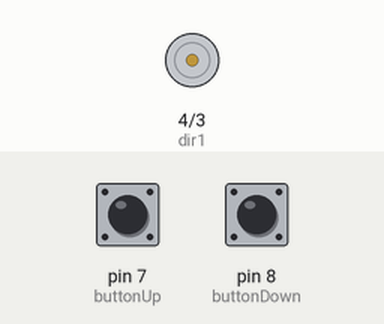
A sketch run on a simulated Arduino Uno, built with avr-gcc and run on an emulated ATmega328P. Shown: motor-driver pin pairs drawn as motors (green arrow = first pin HIGH = forward, orange = second pin HIGH = backward, longer = more drive, scaled by the enable pin). The test bench sets the inputs (shaded band); at power-on: pin 7 (buttonUp) HIGH, pin 8 (buttonDown) HIGH. What the sketch prints to the serial monitor is not drawn.

Above: at 1.2 s.
1.3 s: pin 7 (buttonUp) pulled LOW for 0.15 s
At 2.1 s:
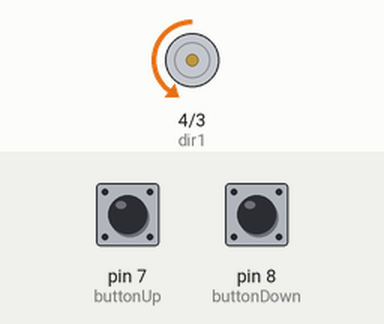
2.9 s: pin 8 (buttonDown) pulled LOW for 0.15 s
At 3.3 s:
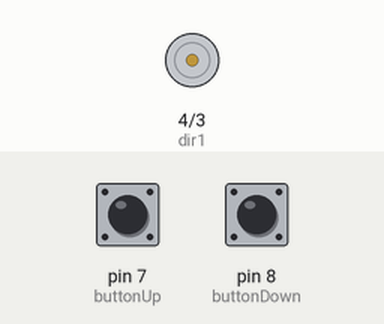
4.5 s: pin 8 (buttonDown) pulled LOW for 1 s
7.0 s: pin 7 (buttonUp) pulled LOW for 1 s
At 8.4 s:
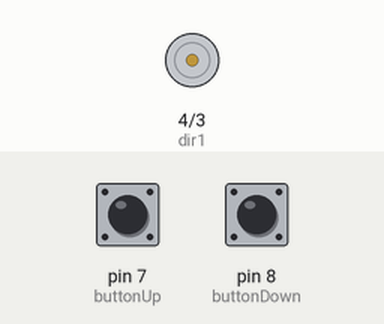
9.5 s: pin 7 (buttonUp) pulled LOW for 3.2 s
At 10.6 s:
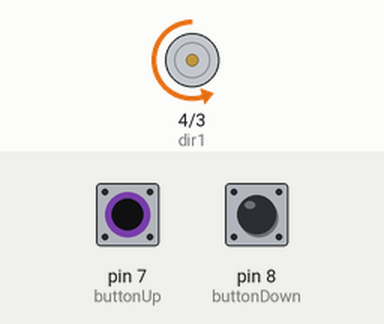
14.2 s: pin 8 (buttonDown) pulled LOW for 3.2 s
At 15.4 s:
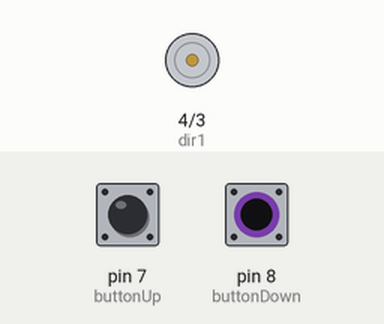
Timing chart, 0 to 17.2 s (numbered marks = the images above; inputs shaded):
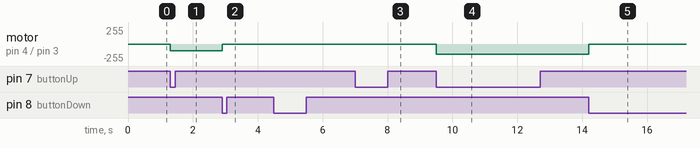

The sketch:

40_DC_switch.ino
```cpp
// motor controller
int speedPin=5; // pin1 on chip - EN1
int dir1=4; // pin2 on chip - IN1
int dir2=3; // pin7 on chip - IN2
int startSpeed=255;             // 100 - 255
int runSpeed = 0;
boolean engineStarted = false;


int buttonUp = 7;
int buttonUpValNew;
int buttonUpValOld = 1;

int buttonDown = 8;
int buttonDownValNew;
int buttonDownValOld = 1;

int motDir = 1;

void setup() {
  // put your setup code here, to run once:
pinMode(speedPin, OUTPUT);
pinMode(dir1, OUTPUT);
pinMode(dir2, OUTPUT);

pinMode(buttonUp, INPUT);
pinMode(buttonDown, INPUT);
digitalWrite(buttonUp, HIGH);
digitalWrite(buttonDown, HIGH);

Serial.begin(9600);
}

void loop() {
  // put your main code here, to run repeatedly:
  buttonUpValNew = digitalRead(buttonUp);
  if(buttonUpValOld == 1 && buttonUpValNew == 0){
    // increase speed if up button is pressed
    runSpeed +=10;

    // Cap speed at 255
    if (runSpeed>255){
      runSpeed = 255;
    }
    // increase speed if less than 100
    else if (runSpeed<100 && runSpeed>0){
      runSpeed=100;
    }
    // stop motor if less than -100
    else if (runSpeed<0 && runSpeed>-100){
      runSpeed =0;
    }
  }
  buttonUpValOld = buttonUpValNew;


  buttonDownValNew = digitalRead(buttonDown);
  if(buttonDownValOld == 1 && buttonDownValNew == 0){
    // decrease speed if button pressed
    runSpeed -=10;
    // cap speed at -255
    if (runSpeed<-255){
      runSpeed = -255;
    }
    // increase speed if less than -100
    else if (runSpeed>-100 && runSpeed<0){
      runSpeed=-100;
    }
    // stop motor if less than 100
    else if (runSpeed>0 && runSpeed<100){
      runSpeed =0;
    }
  }
    buttonDownValOld = buttonDownValNew;

    // set direction
    if (runSpeed>0){
      setRight();
      analogWrite(speedPin,runSpeed  );
    }
    else if (runSpeed<0){
      setLeft();
      analogWrite(speedPin,-runSpeed  );
    }

Serial.println(runSpeed);
keepRunning();
}

void setRight(){
  digitalWrite(dir1, LOW);
  digitalWrite(dir2, HIGH); // have to be opposite
}
void setLeft(){
  digitalWrite(dir1, HIGH);
  digitalWrite(dir2, LOW); // have to be opposite
}

void keepRunning(){
  analogWrite(speedPin,runSpeed  );
delay(5);
}
```

Measured:
- after the input at 1.3 s, motor on pin 4 (dir1) / pin 3 (dir2): stopped → backward 100/255 at once
- after the input at 2.9 s, motor on pin 4 (dir1) / pin 3 (dir2): backward 100/255 → stopped at once
- after the input at 7.0 s, motor on pin 4 (dir1) / pin 3 (dir2): stays stopped (without the input it goes to forward 100/255 after 2.5 s)
- after the input at 9.5 s, motor on pin 4 (dir1) / pin 3 (dir2): stopped → backward 156/255 at once
- after the input at 14.2 s, motor on pin 4 (dir1) / pin 3 (dir2): backward 156/255 → stopped at once
